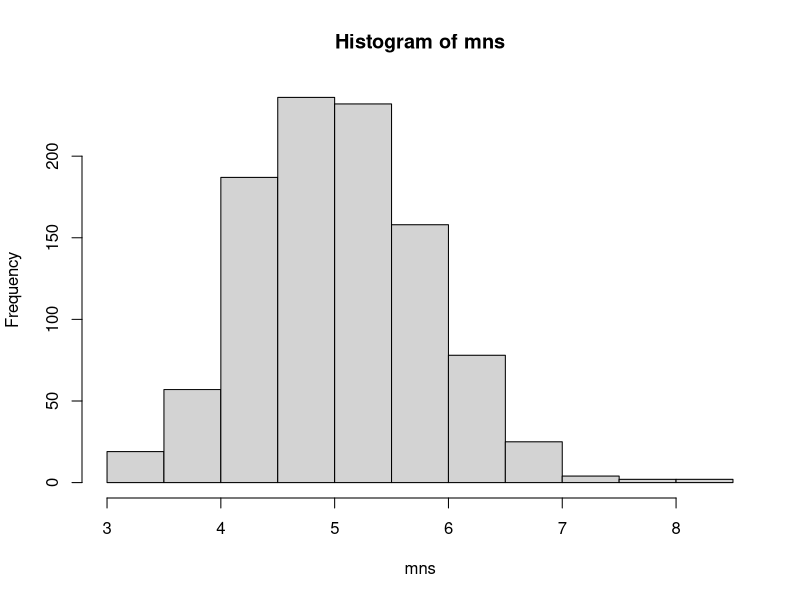
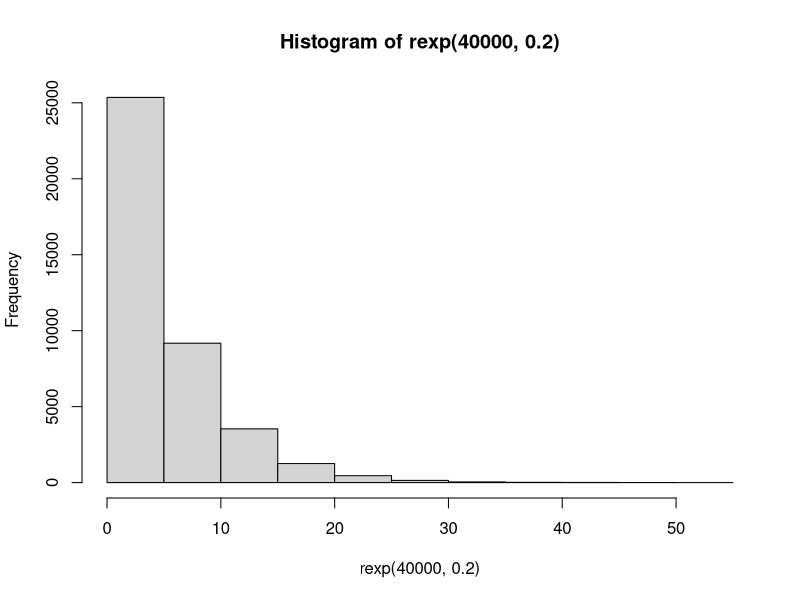

Write the R code that produced these figures, in order.
## ---- chunk 1
knitr::opts_chunk$set(echo = TRUE)
## ---- chunk 2
mns = NULL
for (i in 1:1000) mns=c(mns, mean(rexp(40,0.2)))
## ---- chunk 3
mean(mns)
## ---- chunk 4
var(mns)
## ---- chunk 5
hist(mns)
hist(rexp(40000,0.2))
